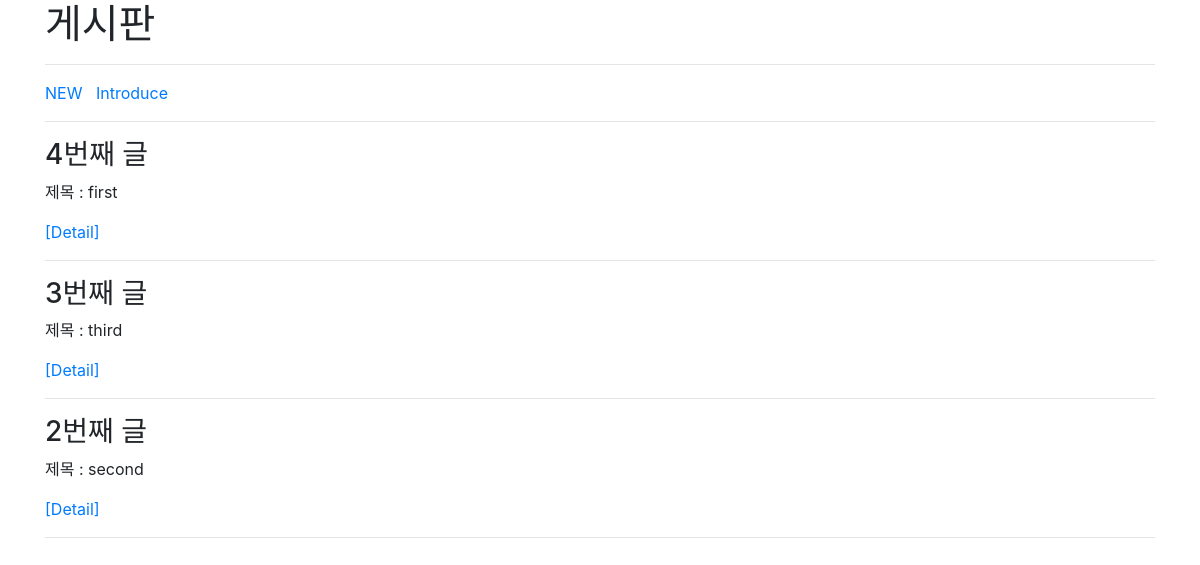
/articles/, run on an earlier commit of the app's database.
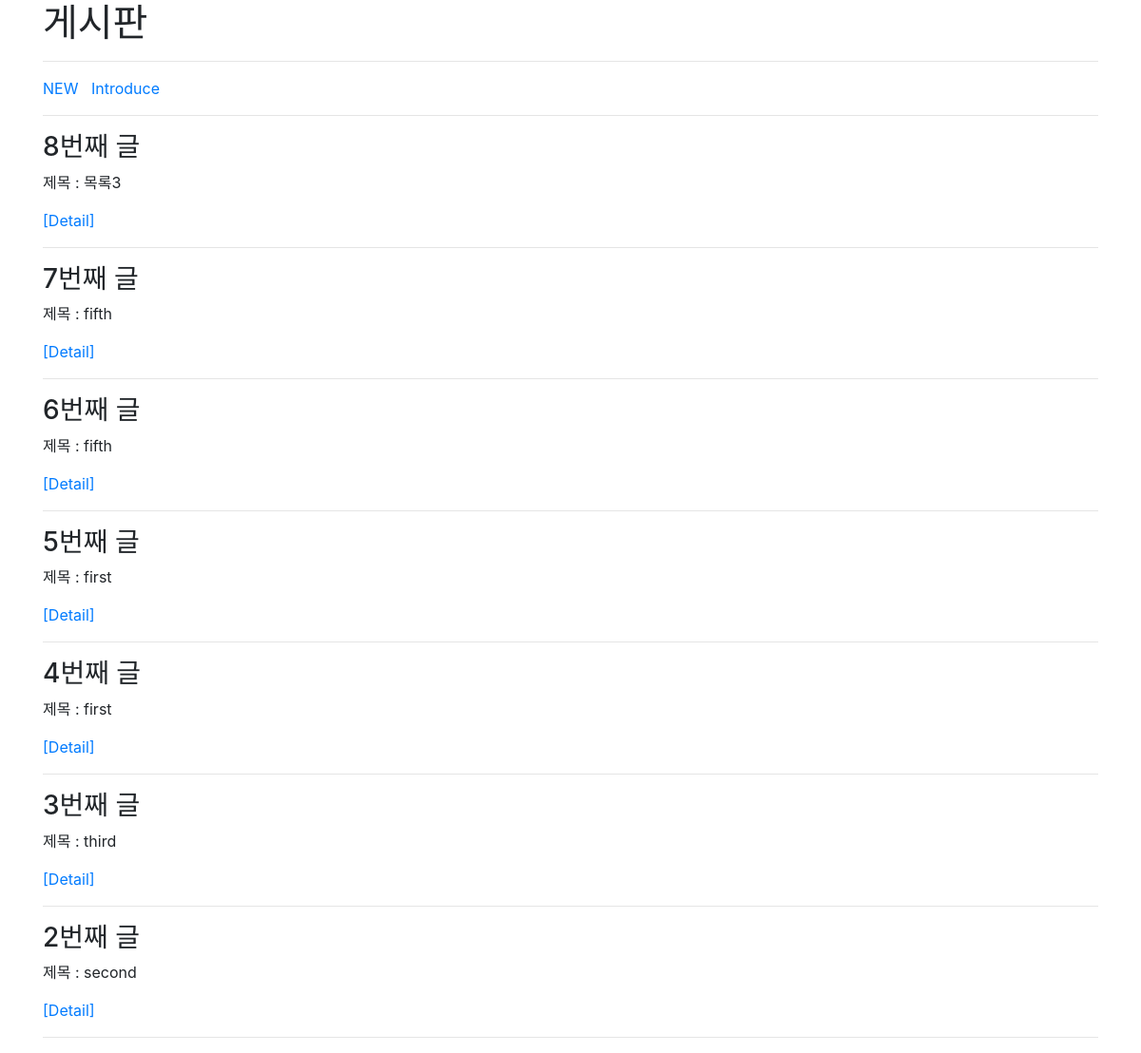
And on a later commit of the database.
### articles/models.py (models this page shows, shortened)
class Article(models.Model) :
    title = models.CharField(max_length=150)
    content = models.TextField()
    created_at = models.DateTimeField(auto_now_add=True)
    updated_at = models.DateTimeField(auto_now=True)

### articles/views.py (the view)
# urls.py: path('', views.index, name="index"),
def index(request):
    articles = Article.objects.all()[::-1]
    context = {
        'articles' : articles
    }
    return render(request, 'articles/index.html', context)

### articles/templates/articles/index.html (shortened to what this page needs)
{% extends 'base.html'%}
{% block body %}
  <h1>게시판</h1>
  <hr>
  <a href="{% url 'articles:new' %}">NEW</a>
  <a href="{% url 'articles:introduce' %}">Introduce</a>
  <hr>
  {% for article in articles %}
    <h3>{{ article.pk }}번째 글</h3>
    <p>제목 : {{ article.title }}</p>
    <a href="{% url 'articles:detail' article.pk %}" target="_self">[Detail]</a>
    <hr>
  {% endfor %}
{% endblock %}

What changed in the data, as far as the page shows it:
added Article: pk "8", title "목록3"
added Article: pk "7", title "fifth"
added Article: pk "6", title "fifth"
added Article: pk "5", title "first"
